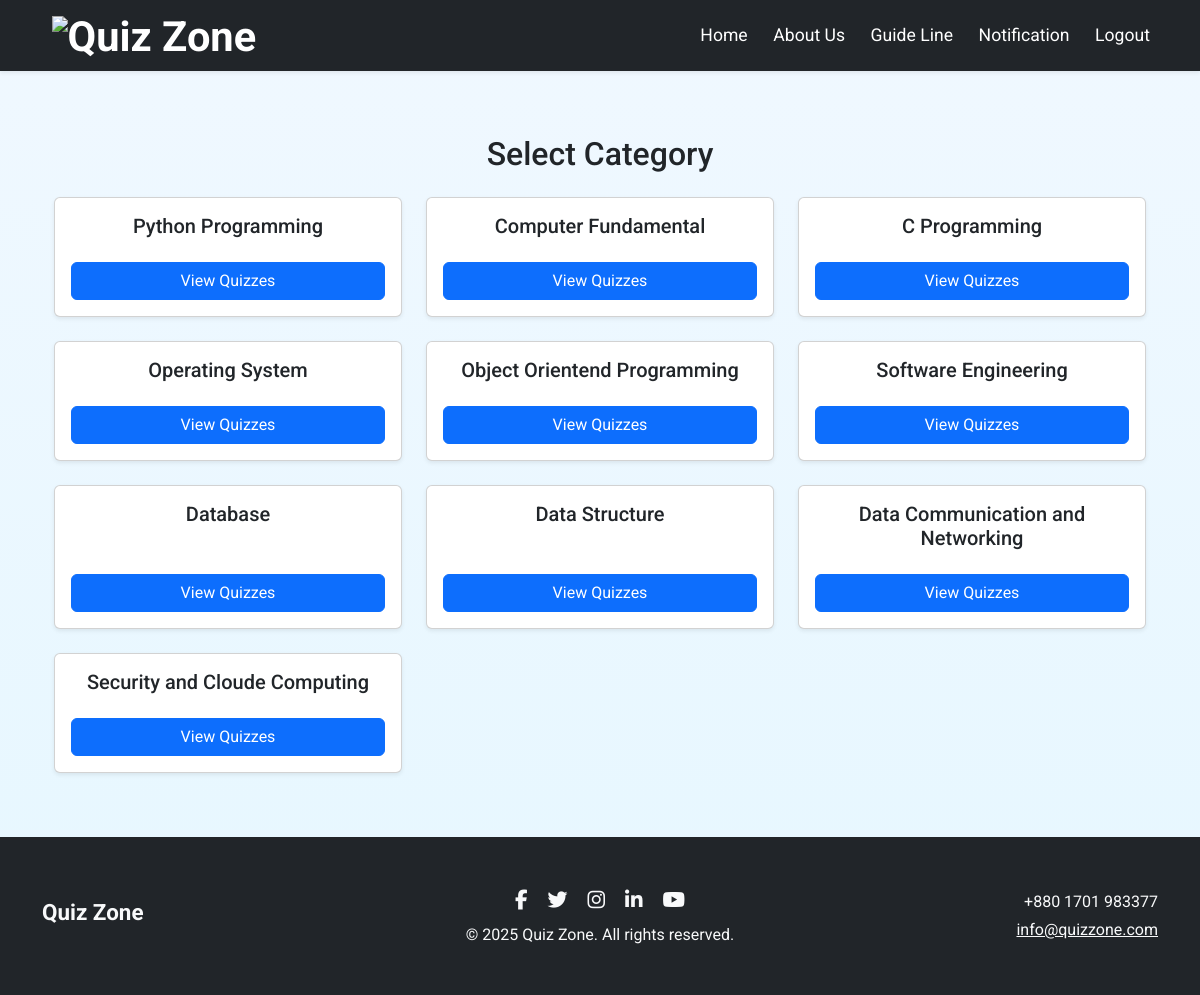
Page /categories/ (signed in) on the committed database.
### quiz/models.py (models this page shows, shortened)
class Category(models.Model):
    name = models.CharField(max_length=100, unique=True)

### quiz/views.py (the view)
# urls.py: path("categories/", views.category_list, name="category_list"),
@login_required
def category_list(request):
    categories = Category.objects.all()
    return render(request, "category_list.html", {"categories": categories})

### authentications/authentication.py (called while the page is built)
    def get_user(self, user_id):
        try:
            return User.objects.get(pk=user_id)
        except User.DoesNotExist:
            return None

### quiz/context_processors.py (called while the page is built)
def auth_status(request):
    return {
        'logged_in': request.user.is_authenticated
    }

### templates/category_list.html (shortened to what this page needs)
{% extends "base.html" %}
{% block content %}
<div class="container py-3">
    <h2 class="text-center my-4">Select Category</h2>
    <div class="row">
        {% for category in categories %}
            <div class="col-md-4 mb-4">
                <div class="card shadow-sm h-100">
                    <div class="card-body text-center d-flex flex-column justify-content-between">
                        <h5 class="card-title">{{ category.name }}</h5>
                        <a href="{% url 'quiz:quiz_list' category.id %}" class="btn btn-primary mt-3">View Quizzes</a>                    </div>
                </div>
            </div>
        {% empty %}
            <p class="text-center fw-bold mt-4">No categories available.</p>
        {% endfor %}
    </div>
</div>
{% endblock %}

### static/css/style.css (style rules this page uses)
body { font-family: 'Roboto', sans-serif; background: linear-gradient(to bottom, #f0f8ff, #e6f7ff); }

### rows in the picture
Category: name "Python Programming"
Category: name "Computer Fundamental"
Category: name "C Programming"
Category: name "Operating System"
Category: name "Object Orientend Programming"
Category: name "Software Engineering"
Category: name "Database"
Category: name "Data Structure"
Category: name "Data Communication and Networking"
Category: name "Security and Cloude Computing"
